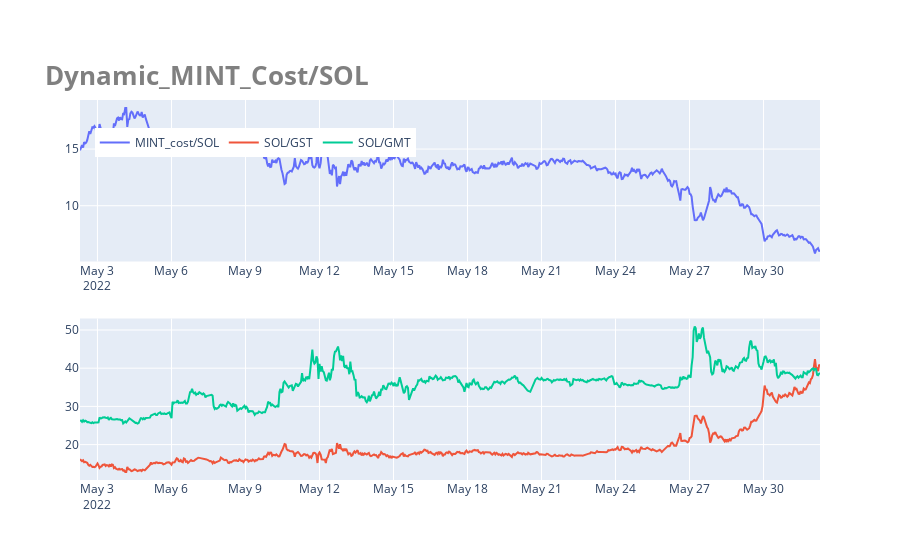

Notebook code cell kept with this figure:
### Code cell
import plotly.graph_objects as go
import plotly.express as px
from plotly.subplots import make_subplots
#fig = go.Figure()
fig = make_subplots(rows=2, cols=1)

fig.update_layout(title=dict(text='<b>Dynamic_MINT_Cost/SOL',
                             font=dict(size=26,
                                       color='grey'),
                             y=0.88,
                            ),
                  legend=dict(xanchor='left',
                              yanchor='bottom',
                              x=0.02,
                              y=0.85,
                              orientation='h'
                             )
                  )

fig.add_trace(go.Scatter(x=df.index,
                         y=df["MINT_cost/SOL"],
                         mode='lines',
                         name="MINT_cost/SOL",
                        ),row=1, col=1
              )

#SOL/GST,GMTのグラフ追加
fig.add_trace(go.Scatter(x=df.index,
                         y=df["SOL/GST"],
                         mode='lines',
                         name="SOL/GST",
                        ),row=2, col=1
              )

fig.add_trace(go.Scatter(x=df.index,
                         y=df["SOL/GMT"],
                         mode='lines',
                         name="SOL/GMT",
                        ),row=2, col=1
              )

fig.show()

### Figure 1 — Plotly figure (JSON) as saved in the notebook; plotly's stock layout.template omitted (floating-point values rounded to 4 significant figures; data arrays with more than 128 entries replaced by an {"elided": "..."} marker saying what was removed)
{"data": [{"mode": "lines", "name": "MINT_cost/SOL", "type": "scatter", "x": {"elided": "716 str values"}, "xaxis": "x", "y": {"elided": "716 float values"}, "yaxis": "y"}, {"mode": "lines", "name": "SOL/GST", "type": "scatter", "x": {"elided": "716 str values"}, "xaxis": "x2", "y": {"elided": "716 float values"}, "yaxis": "y2"}, {"mode": "lines", "name": "SOL/GMT", "type": "scatter", "x": {"elided": "716 str values"}, "xaxis": "x2", "y": {"elided": "716 float values"}, "yaxis": "y2"}], "layout": {"legend": {"orientation": "h", "x": 0.02, "xanchor": "left", "y": 0.85, "yanchor": "bottom"}, "title": {"font": {"color": "grey", "size": 26}, "text": "<b>Dynamic_MINT_Cost/SOL", "y": 0.88}, "xaxis": {"anchor": "y", "domain": [0, 1]}, "xaxis2": {"anchor": "y2", "domain": [0, 1]}, "yaxis": {"anchor": "x", "domain": [0.575, 1]}, "yaxis2": {"anchor": "x2", "domain": [0, 0.425]}}}
